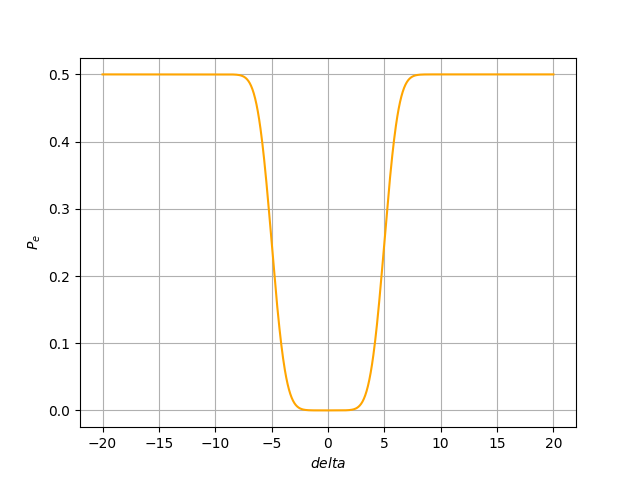

Reproduce this figure in Python.
import matplotlib.pyplot as plt
import numpy as np
import math 
import scipy

# Q function
def Q(x):
    return (math.erfc(x/math.sqrt(2)))/2

# The theoritical cdf    
def F(x):
    return 1-Q(x)

A=5# given

# Pe_del is a function which returns 
def Pe_del(x):
    a=1-F(5+x)+F(-5+x)
    return a/2

x=np.linspace(-20,20,1000)
	
vect_cdf = scipy.vectorize(Pe_del)
plt.plot(x,vect_cdf(x),color='orange') # Theoretical
plt.xlabel("$delta$")
plt.ylabel("$P_e$")
plt.grid()
plt.show()
